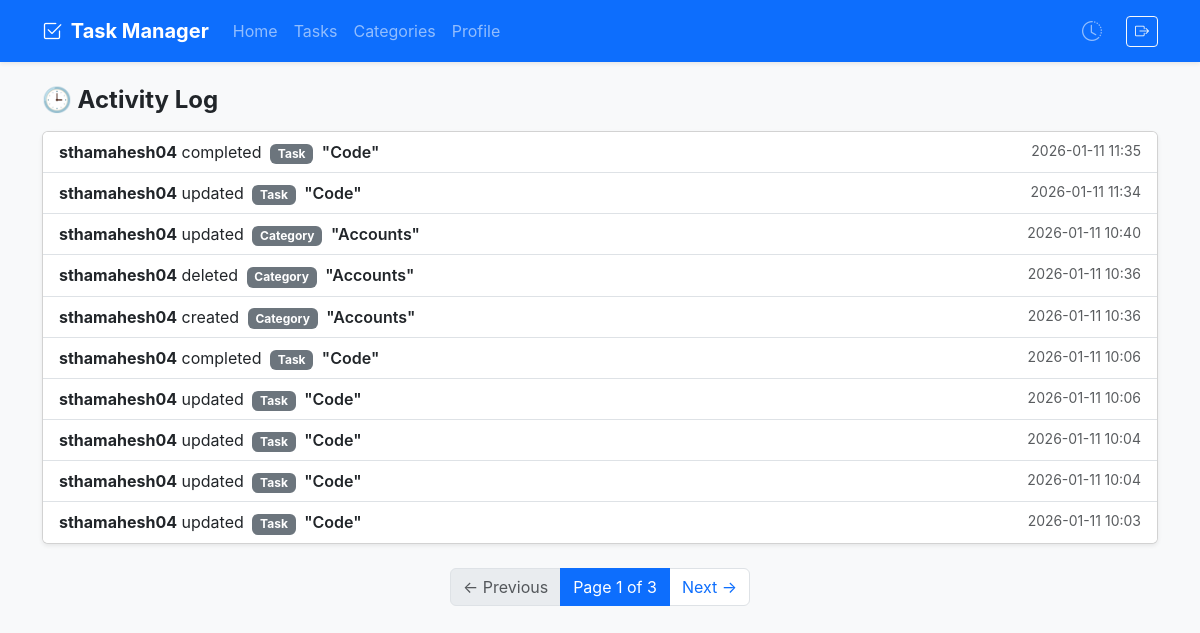
Before: /activity_logs/ (signed in) with the older database file.
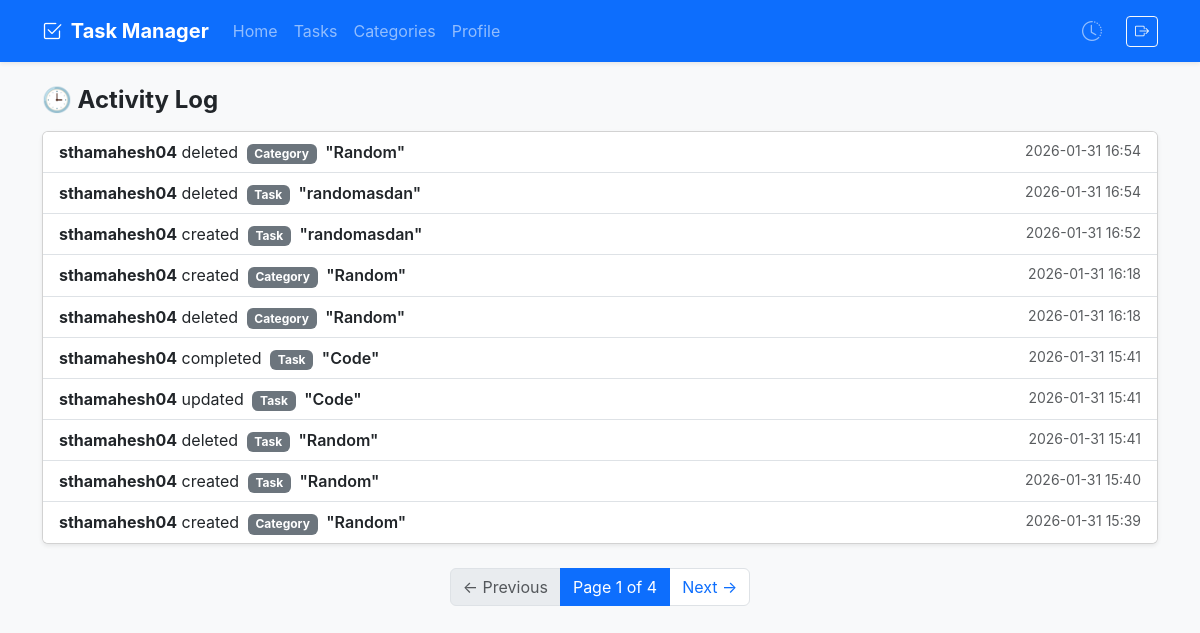
After: the same page with the newer database file.
### activityLog/models.py (models this page shows, shortened)
class ActivityLog(models.Model):
    ACTION_CHOICES = (
        ('created','Created'),
        ('updated','Updated'),
        ('completed','Completed'),
        ('deleted','Deleted')
    )
    user = models.ForeignKey(User, on_delete= models.CASCADE,related_name='activity_logs')
    action = models.CharField(max_length=10, choices=ACTION_CHOICES,)
    task = models.ForeignKey(Task, on_delete=models.SET_NULL, null=True, blank=True)
    task_title=models.CharField(max_length=150,blank=True,null=True)
    timestamp = models.DateTimeField(auto_now_add=True)
    category = models.ForeignKey(Category, on_delete=models.SET_NULL, null=True, blank=True)
    category_title=models.CharField(max_length=150, blank=True, null=True)

### activityLog/views.py (the view)
# urls.py: path("", views.activity_log_list, name="activity_log_list"),
@login_required
def activity_log_list(request):
    logs_qs = ActivityLog.objects.filter(user=request.user).order_by("-timestamp")
    paginator = Paginator(logs_qs, 10)
    page_number = request.GET.get('page')
    logs = paginator.get_page(page_number)
    return render(request, "activity_log.html", {"logs":logs})

### templates/activity_log.html
{% extends "base/base.html" %}
{% block content %}
<h4 class="mb-3 fw-bold">🕒 Activity Log</h4>
<div class="card shadow-sm">
  <ul class="list-group list-group-flush">
    {% for log in logs %}
      <li class="list-group-item d-flex justify-content-between align-items-start">
        <div>
          <strong>{{ log.user.username }}</strong>
          {{ log.action }}
          <span class="badge bg-secondary ms-1">
            {% if log.task_title %}
              Task
            {% else %}
              Category
            {% endif %}
          </span>
          <span class="fw-semibold ms-1">
            "{{ log.task_title|default:log.category_title }}"
          </span>
        </div>
        <small class="text-muted">
          {{ log.timestamp|date:"Y-m-d H:i" }}
        </small>
      </li>
    {% empty %}
      <li class="list-group-item text-center text-muted py-4">
        No activity yet
      </li>
    {% endfor %}
  </ul>
</div>
<nav class="mt-4">
  <ul class="pagination justify-content-center mb-0">
    {% if logs.has_previous %}
      <li class="page-item">
        <a class="page-link" href="?page={{ logs.previous_page_number }}">← Previous</a>
      </li>
    {% else %}
      <li class="page-item disabled">
        <span class="page-link">← Previous</span>
      </li>
    {% endif %}
    <li class="page-item active">
      <span class="page-link">
        Page {{ logs.number }} of {{ logs.paginator.num_pages }}
      </span>
    </li>
    {% if logs.has_next %}
      <li class="page-item">
        <a class="page-link" href="?page={{ logs.next_page_number }}">Next →</a>
      </li>
    {% else %}
      <li class="page-item disabled">
        <span class="page-link">Next →</span>
      </li>
    {% endif %}
  </ul>
</nav>
{% endblock %}

Changed rows visible on the page:
no longer on this page (row unchanged): ActivityLog: user.username "sthamahesh04", action "completed", shows "Task", task_title "Code", timestamp "2026-01-11 11:35"
no longer on this page (row unchanged): ActivityLog: user.username "sthamahesh04", action "updated", shows "Task", task_title "Code", timestamp "2026-01-11 11:34"
no longer on this page (row unchanged): ActivityLog: user.username "sthamahesh04", action "updated", shows "Category", task_title "Accounts", timestamp "2026-01-11 10:40"
no longer on this page (row unchanged): ActivityLog: user.username "sthamahesh04", action "deleted", shows "Category", task_title "Accounts", timestamp "2026-01-11 10:36"
no longer on this page (row unchanged): ActivityLog: user.username "sthamahesh04", action "created", shows "Category", task_title "Accounts", timestamp "2026-01-11 10:36"
no longer on this page (row unchanged): ActivityLog: user.username "sthamahesh04", action "completed", shows "Task", task_title "Code", timestamp "2026-01-11 10:06"
no longer on this page (row unchanged): ActivityLog: user.username "sthamahesh04", action "updated", shows "Task", task_title "Code", timestamp "2026-01-11 10:06"
no longer on this page (row unchanged): ActivityLog: user.username "sthamahesh04", action "updated", shows "Task", task_title "Code", timestamp "2026-01-11 10:04"
no longer on this page (row unchanged): ActivityLog: user.username "sthamahesh04", action "updated", shows "Task", task_title "Code", timestamp "2026-01-11 10:04"
no longer on this page (row unchanged): ActivityLog: user.username "sthamahesh04", action "updated", shows "Task", task_title "Code", timestamp "2026-01-11 10:03"
added ActivityLog: user.username "sthamahesh04", action "deleted", shows "Category", task_title "Random", timestamp "2026-01-31 16:54"
added ActivityLog: user.username "sthamahesh04", action "deleted", shows "Task", task_title "randomasdan", timestamp "2026-01-31 16:54"
added ActivityLog: user.username "sthamahesh04", action "created", shows "Task", task_title "randomasdan", timestamp "2026-01-31 16:52"
added ActivityLog: user.username "sthamahesh04", action "created", shows "Category", task_title "Random", timestamp "2026-01-31 16:18"
added ActivityLog: user.username "sthamahesh04", action "deleted", shows "Category", task_title "Random", timestamp "2026-01-31 16:18"
added ActivityLog: user.username "sthamahesh04", action "completed", shows "Task", task_title "Code", timestamp "2026-01-31 15:41"
added ActivityLog: user.username "sthamahesh04", action "updated", shows "Task", task_title "Code", timestamp "2026-01-31 15:41"
added ActivityLog: user.username "sthamahesh04", action "deleted", shows "Task", task_title "Random", timestamp "2026-01-31 15:41"
added ActivityLog: user.username "sthamahesh04", action "created", shows "Task", task_title "Random", timestamp "2026-01-31 15:40"
added ActivityLog: user.username "sthamahesh04", action "created", shows "Category", task_title "Random", timestamp "2026-01-31 15:39"
Other visible differences:
{{ logs.paginator.num_pages }}: "3" → "4"
